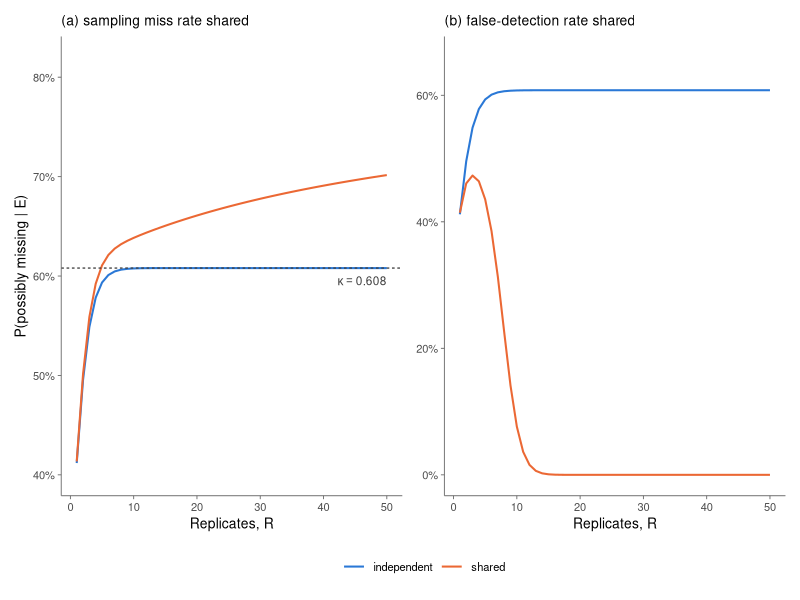

This figure's R source:
## ---------------------------------------------------------------------------
## SI figure: correlated errors between the local observation and the replicates
## Evidence throughout: Yhat = 1, O_l = 0, detection in every replicate (n = R)
## ---------------------------------------------------------------------------

library(ggplot2)
library(patchwork)

eY     <- 0.20      # model error
rho    <- 0.15      # realisation rate
el_fix <- 0.30      # sampling miss rate, when held fixed
f_fix  <- 0.05      # false-detection rate, when held fixed
nu     <- 40        # concentration of the beta distribution over the shared rate
Rs     <- 1:50      # number of replicates

## the eight categories, as (z_Y, z_l, z_r) signatures
sig <- rbind(c(1,1,1), c(1,1,0), c(1,0,1), c(1,0,0),
             c(0,1,1), c(0,1,0), c(0,0,1), c(0,0,0))
rownames(sig) <- c("recurrent", "locally unique", "possibly missing", "phantom",
                   "model-elusive", "weakly-supported", "locally absent",
                   "possibly forbidden")
pm <- 3   # row of possibly missing

## Likelihood of the evidence for each category, vectorised over a grid of rates.
## Directional local axis throughout (Eq. likelihood_dir): a realised link is
## missed at epsilon_l, an absent one is recorded at f.
lik <- function(el, f, R) {
  n  <- max(length(el), length(f))
  el <- rep_len(el, n); f <- rep_len(f, n)
  lmatch <- 1 - f                                   # O_l = 0 matches z_l = 0
  p1 <- rho * (1 - el)
  out <- matrix(0, nrow = 8, ncol = n)
  for (i in 1:8) {
    lY <- if (sig[i, 1] == 1) 1 - eY else eY
    lL <- if (sig[i, 2] == 0) lmatch else el
    p  <- if (sig[i, 3] == 1) p1 else f
    out[i, ] <- lY * lL * p^R
  }
  out
}

## posterior with both rates fixed
post_fixed <- function(el, f, R) {
  L <- lik(el, f, R); as.vector(L / sum(L))
}

## posterior after marginalising over a rate drawn once per link
grid <- (seq_len(20000) - 0.5) / 20000
post_shared <- function(R, w, el = el_fix, f = f_fix) {
  tot <- as.vector(lik(el, f, R) %*% w)
  tot / sum(tot)
}

## ---- (a) detectability u = 1 - epsilon_l drawn once per link ----------------
u_bar <- 1 - el_fix
al    <- u_bar * nu ; bl <- (1 - u_bar) * nu
w_u   <- dbeta(grid, al, bl)
a_ind <- sapply(Rs, function(R) post_fixed(el_fix, f_fix, R)[pm])
a_sha <- sapply(Rs, function(R) post_shared(R, w_u, el = 1 - grid, f = f_fix)[pm])

## closed form of the two replacements in Eq. (corr_el), valid when n = R
post_closed <- function(n) {
  prod_u <- prod((al + seq_len(n) - 1) / (al + bl + seq_len(n) - 1))
  out <- numeric(8)
  for (i in 1:8) {
    lY   <- if (sig[i, 1] == 1) 1 - eY else eY
    el_t <- bl / (al + bl + n * sig[i, 3])              # miss rate, updated only if z_r = 1
    lL   <- if (sig[i, 2] == 0) 1 - f_fix else el_t     # absent locally: f, untouched
    Pc   <- if (sig[i, 3] == 1) rho^n * prod_u else f_fix^n
    out[i] <- lY * lL * Pc
  }
  out / sum(out)
}
stopifnot(max(abs(a_sha - sapply(Rs, function(R) post_closed(R)[pm]))) < 1e-6)

## ---- (b) false-detection rate f drawn once per link -------------------------
w_f   <- dbeta(grid, f_fix * nu, (1 - f_fix) * nu)
b_ind <- sapply(Rs, function(R) post_fixed(el_fix, f_fix, R)[pm])
b_sha <- sapply(Rs, function(R) post_shared(R, w_f, el = el_fix, f = grid)[pm])

kappa <- (1 - eY) * (1 - f_fix) / ((1 - f_fix) + el_fix)   # 0.608

dat <- rbind(
  data.frame(panel = "a", R = Rs, errors = "independent", p = a_ind),
  data.frame(panel = "a", R = Rs, errors = "shared",      p = a_sha),
  data.frame(panel = "b", R = Rs, errors = "independent", p = b_ind),
  data.frame(panel = "b", R = Rs, errors = "shared",      p = b_sha))
dat$errors <- factor(dat$errors, levels = c("independent", "shared"))

cols <- c(independent = "#2a78d6", shared = "#eb6834")
pct  <- function(x) paste0(round(100 * x), "%")

base <- theme_classic(base_size = 10) +
  theme(legend.position   = "bottom",
        legend.title      = element_blank(),
        legend.key.width  = unit(18, "pt"),
        plot.title        = element_text(size = 10, hjust = 0),
        axis.line         = element_line(colour = "grey40", linewidth = 0.3),
        axis.ticks        = element_line(colour = "grey40", linewidth = 0.3))

## the dashed rule is drawn AFTER the curves: the independent curve rises to
## kappa, so a rule drawn underneath it is hidden by the blue line at large R
pa <- ggplot(subset(dat, panel == "a"), aes(R, p, colour = errors)) +
  geom_line(linewidth = 0.7) +
  geom_hline(yintercept = kappa, linetype = "22",
             colour = "grey25", linewidth = 0.45) +
  annotate("text", x = max(Rs), y = kappa, label = "kappa == 0.608", parse = TRUE,
           hjust = 1, vjust = 1.9, size = 3, colour = "grey25") +
  scale_colour_manual(values = cols) +
  scale_y_continuous(limits = c(0.40, 0.82), labels = pct) +
  labs(title = "(a) sampling miss rate shared",
       x = "Replicates, R", y = "P(possibly missing | E)") + base

pb <- ggplot(subset(dat, panel == "b"), aes(R, p, colour = errors)) +
  geom_line(linewidth = 0.7) +
  scale_colour_manual(values = cols) +
  scale_y_continuous(limits = c(0, 0.66), labels = pct) +
  labs(title = "(b) false-detection rate shared",
       x = "Replicates, R", y = NULL) + base

fig <- pa + pb + plot_layout(guides = "collect") &
  theme(legend.position = "bottom")

ggsave("correlation_sharing.pdf", fig, width = 7.2, height = 3.2)
